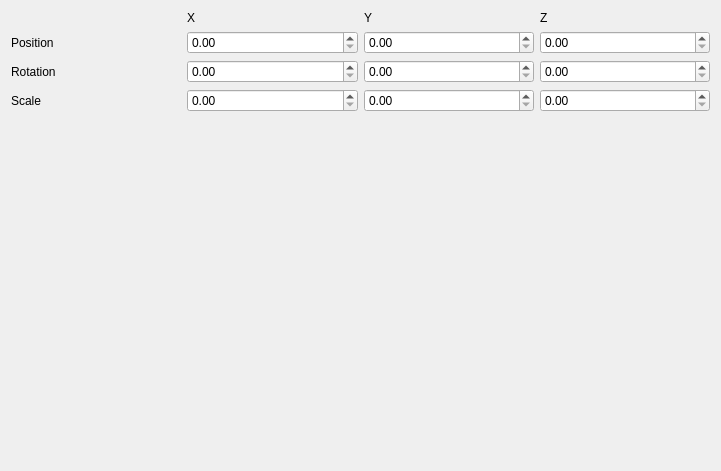
<?xml version="1.0" encoding="UTF-8"?>
<ui version="4.0">
 <class>Inspector</class>
 <widget class="QWidget" name="Inspector">
  <property name="geometry">
   <rect>
    <x>0</x>
    <y>0</y>
    <width>721</width>
    <height>471</height>
   </rect>
  </property>
  <property name="windowTitle">
   <string>Form</string>
  </property>
  <layout class="QGridLayout" name="gridLayout">
   <item row="1" column="2">
    <widget class="QDoubleSpinBox" name="PosY"/>
   </item>
   <item row="1" column="3">
    <widget class="QDoubleSpinBox" name="PosZ"/>
   </item>
   <item row="3" column="3">
    <widget class="QDoubleSpinBox" name="ScalZ"/>
   </item>
   <item row="3" column="1">
    <widget class="QDoubleSpinBox" name="ScalX"/>
   </item>
   <item row="2" column="2">
    <widget class="QDoubleSpinBox" name="RotY"/>
   </item>
   <item row="1" column="1">
    <widget class="QDoubleSpinBox" name="PosX"/>
   </item>
   <item row="2" column="3">
    <widget class="QDoubleSpinBox" name="RotZ"/>
   </item>
   <item row="3" column="2">
    <widget class="QDoubleSpinBox" name="ScalY"/>
   </item>
   <item row="1" column="0">
    <widget class="QLabel" name="label_3">
     <property name="text">
      <string>Position</string>
     </property>
    </widget>
   </item>
   <item row="4" column="1">
    <spacer name="verticalSpacer">
     <property name="orientation">
      <enum>Qt::Vertical</enum>
     </property>
     <property name="sizeHint" stdset="0">
      <size>
       <width>20</width>
       <height>40</height>
      </size>
     </property>
    </spacer>
   </item>
   <item row="2" column="0">
    <widget class="QLabel" name="label_2">
     <property name="text">
      <string>Rotation</string>
     </property>
    </widget>
   </item>
   <item row="2" column="1">
    <widget class="QDoubleSpinBox" name="RotX"/>
   </item>
   <item row="3" column="0">
    <widget class="QLabel" name="label">
     <property name="text">
      <string>Scale</string>
     </property>
    </widget>
   </item>
   <item row="0" column="1">
    <widget class="QLabel" name="label_4">
     <property name="text">
      <string>X</string>
     </property>
    </widget>
   </item>
   <item row="0" column="2">
    <widget class="QLabel" name="label_5">
     <property name="text">
      <string>Y</string>
     </property>
    </widget>
   </item>
   <item row="0" column="3">
    <widget class="QLabel" name="label_6">
     <property name="text">
      <string>Z</string>
     </property>
    </widget>
   </item>
  </layout>
 </widget>
 <resources/>
 <connections/>
</ui>
